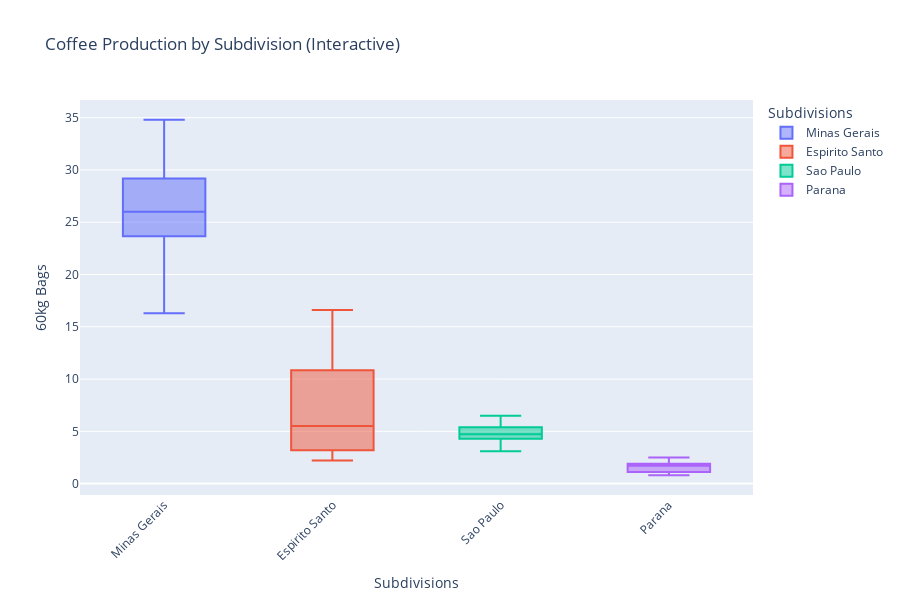

Here is the notebook cell this chart was saved with:
### Markdown cell above
### Observations and Questions gained from Box Plot of Subdivision:

**Observations**
- Minas Gerais exhibits the highest coffee production, with a higher median value and larger interquartile range (IQR) indicating both high output and variations over time.
- Espirito Santo shows more variability than Sao Paulo and Paraná, but much lower total production than Minas Gerais.
- Sao Paulo and Paraná have the lowest medians, with relatively tight IQRs, indicating stable and low production ouptus.
- Outliers are observed across all regions (especially Minas Gerais and Espirito Santo), indicating occasional years of abnormally high yields.

**Questions**
- What climatic or agricultural factors contribute to Minas Gerais' overall dominant production levels?
- An extension to this project could include assessing how Espirito Santo’s production can be optimized further to reduce volatility?
- Additionally, Why is Paraná’s production significantly lower? Is it due to land use, climate, or economic priorities? 

Additional Notes: 
- This visualization seems pretty useful as a high level overall look at various coffee producing subdivisions, as well as benchmarking regional performance.
- It may be insightful to overlay weather variables (e.g., rainfall, humidity) per subdivision in future iterations to explore other possible/causal patterns.
- Interestingly enough--given the time and resources--I can target subsidy, irrigation infrastructure, or pest management interventions where variability is high...

**Resources:**

### Code cell
# Create inteactive boxplt using plotly express
# Note: GitHub doesn't render plotyly, javaScript, or HTML type files.
# The image at the introduction of this Notebook is a static image of this interactive boxplot.
fig = px.box(
    data_frame=weather_merged,
    x='subdivision_y',
    y='60kgs_bag',
    color='subdivision_y',  # Optional: adds color by group
    title='Coffee Production by Subdivision (Interactive)',
    labels={'60kgs_bag': '60kg Bags', 'subdivision_y': 'Subdivisions'},
    width=900,
    height=600
)
# Customize the layout
fig.update_layout(xaxis_tickangle=-45)  # Rotate x-axis labels
fig.show()

# Save the figure as a static image
fig.write_image("../image/coffee_production_by_subdivision.png")

### Figure 1 — Plotly figure (JSON) as saved in the notebook; plotly's stock layout.template omitted (floating-point values rounded to 4 significant figures)
{"data": [{"alignmentgroup": "True", "hovertemplate": "Subdivisions=%{x}<br>60kg Bags=%{y}<extra></extra>", "legendgroup": "Minas Gerais", "marker": {"color": "#636efa"}, "name": "Minas Gerais", "notched": false, "offsetgroup": "Minas Gerais", "orientation": "v", "showlegend": true, "type": "box", "x": ["Minas Gerais", "Minas Gerais", "Minas Gerais", "Minas Gerais", "Minas Gerais", "Minas Gerais", "Minas Gerais", "Minas Gerais", "Minas Gerais", "Minas Gerais", "Minas Gerais", "Minas Gerais", "Minas Gerais", "Minas Gerais", "Minas Gerais", "Minas Gerais", "Minas Gerais"], "x0": " ", "xaxis": "x", "y": [16.3, 23.7, 16.85, 25.55, 22.1, 28.5, 23.5, 28.5, 29.4, 26.0, 25.3, 32.5, 34.2, 29.1, 34.8, 24.5, 28.5], "y0": " ", "yaxis": "y"}, {"alignmentgroup": "True", "hovertemplate": "Subdivisions=%{x}<br>60kg Bags=%{y}<extra></extra>", "legendgroup": "Espirito Santo", "marker": {"color": "#EF553B"}, "name": "Espirito Santo", "notched": false, "offsetgroup": "Espirito Santo", "orientation": "v", "showlegend": true, "type": "box", "x": ["Espirito Santo", "Espirito Santo", "Espirito Santo", "Espirito Santo", "Espirito Santo", "Espirito Santo", "Espirito Santo", "Espirito Santo", "Espirito Santo", "Espirito Santo", "Espirito Santo", "Espirito Santo", "Espirito Santo", "Espirito Santo", "Espirito Santo", "Espirito Santo", "Espirito Santo", "Espirito Santo", "Espirito Santo", "Espirito Santo", "Espirito Santo", "Espirito Santo", "Espirito Santo", "Espirito Santo", "Espirito Santo", "Espirito Santo", "Espirito Santo", "Espirito Santo", "Espirito Santo", "Espirito Santo", "Espirito Santo", "Espirito Santo", "Espirito Santo", "Espirito Santo", "Espirito Santo", "Espirito Santo"], "x0": " ", "xaxis": "x", "y": [2.2, 6.2, 2.2, 7.8, 2.2, 8.2, 2.8, 9.0, 2.4, 8.2, 3.1, 8.4, 2.7, 10.8, 3.0, 11.8, 3.5, 3.5, 12.3, 12.3, 3.3, 13.1, 3.1, 9.9, 3.8, 6.7, 4.7, 10.9, 3.9, 12.9, 4.8, 14.3, 3.7, 15.7, 4.4, 16.6], "y0": " ", "yaxis": "y"}, {"alignmentgroup": "True", "hovertemplate": "Subdivisions=%{x}<br>60kg Bags=%{y}<extra></extra>", "legendgroup": "Sao Paulo", "marker": {"color": "#00cc96"}, "name": "Sao Paulo", "notched": false, "offsetgroup": "Sao Paulo", "orientation": "v", "showlegend": true, "type": "box", "x": ["Sao Paulo", "Sao Paulo", "Sao Paulo", "Sao Paulo", "Sao Paulo", "Sao Paulo", "Sao Paulo", "Sao Paulo", "Sao Paulo", "Sao Paulo", "Sao Paulo", "Sao Paulo", "Sao Paulo", "Sao Paulo", "Sao Paulo", "Sao Paulo", "Sao Paulo", "Sao Paulo"], "x0": " ", "xaxis": "x", "y": [3.3, 4.9, 3.1, 4.85, 4.2, 5.0, 4.1, 5.4, 4.6, 4.6, 4.6, 4.3, 5.9, 6.5, 5.4, 6.4, 4.6, 5.1], "y0": " ", "yaxis": "y"}, {"alignmentgroup": "True", "hovertemplate": "Subdivisions=%{x}<br>60kg Bags=%{y}<extra></extra>", "legendgroup": "Parana", "marker": {"color": "#ab63fa"}, "name": "Parana", "notched": false, "offsetgroup": "Parana", "orientation": "v", "showlegend": true, "type": "box", "x": ["Parana", "Parana", "Parana", "Parana", "Parana", "Parana", "Parana", "Parana", "Parana", "Parana", "Parana", "Parana", "Parana", "Parana", "Parana", "Parana", "Parana", "Parana"], "x0": " ", "xaxis": "x", "y": [1.8, 2.5, 1.95, 2.5, 1.9, 2.4, 1.9, 1.8, 1.7, 1.7, 1.0, 1.2, 1.1, 1.2, 1.1, 1.1, 1.0, 0.8], "y0": " ", "yaxis": "y"}], "layout": {"boxmode": "overlay", "height": 600, "legend": {"title": {"text": "Subdivisions"}, "tracegroupgap": 0}, "title": {"text": "Coffee Production by Subdivision (Interactive)"}, "width": 900, "xaxis": {"anchor": "y", "categoryarray": ["Minas Gerais", "Espirito Santo", "Sao Paulo", "Parana"], "categoryorder": "array", "domain": [0, 1], "tickangle": -45, "title": {"text": "Subdivisions"}}, "yaxis": {"anchor": "x", "domain": [0, 1], "title": {"text": "60kg Bags"}}}}
